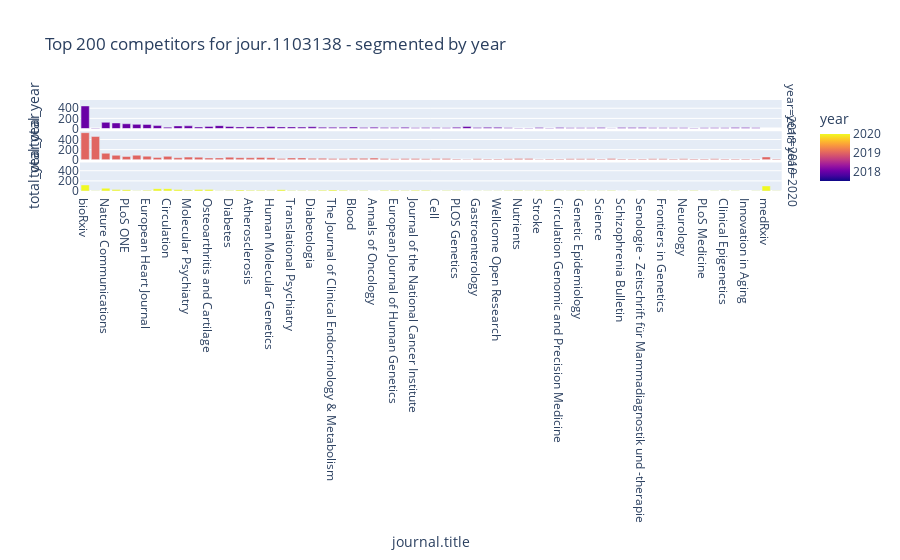

The notebook cell saved with this chart:
### Code cell
threshold = 200
temp = journals.sort_values("year", ascending=True).groupby("year").head(threshold)

px.bar(journals[:threshold], 
       x="journal.title", y="total_year", 
       color="year",
       facet_row="year",
       height=900,
       hover_name="journal.title", 
       hover_data=['journal.id', 'journal.title', 'total' ], 
       title=f"Top {threshold} competitors for {journal_id} - segmented by year")

### Figure 1 — Plotly figure (JSON) as saved in the notebook; plotly's stock layout.template omitted (floating-point values rounded to 4 significant figures; data arrays with more than 128 entries replaced by an {"elided": "..."} marker saying what was removed)
{"data": [{"alignmentgroup": "True", "customdata": {"elided": "66x3 mixed values"}, "hovertemplate": "<b>%{hovertext}</b><br><br>year=%{marker.color}<br>journal.title=%{customdata[1]}<br>total_year=%{y}<br>journal.id=%{customdata[0]}<br>total=%{customdata[2]}<extra></extra>", "hovertext": ["bioRxiv", "European Neuropsychopharmacology", "Nature Communications", "Scientific Reports", "PLoS ONE", "Alzheimer's & Dementia", "European Heart Journal", "International Journal of Cancer", "Circulation", "Biological Psychiatry", "Molecular Psychiatry", "Journal of the American College of Cardiology", "Osteoarthritis and Cartilage", "Journal of Clinical Oncology", "Diabetes", "International Journal of Epidemiology", "Atherosclerosis", "American Journal of Human Genetics", "Human Molecular Genetics", "Cancer Epidemiology Biomarkers & Prevention", "Translational Psychiatry", "SSRN Electronic Journal", "Diabetologia", "Diabetes Care", "The Journal of Clinical Endocrinology & Metabolism", "Journal of the American Heart Association", "Blood", "Psychological Medicine", "Annals of Oncology", "European Journal of Epidemiology", "European Journal of Human Genetics", "BMJ Open", "Journal of the National Cancer Institute", "Nature", "Cell", "American Journal of Clinical Nutrition", "PLOS Genetics", "Geburtshilfe und Frauenheilkunde", "Gastroenterology", "Breast Cancer Research and Treatment", "Wellcome Open Research", "Genetics in Medicine", "Nutrients", "Twin Research and Human Genetics", "Stroke", "The Journals of Gerontology Series A", "Circulation Genomic and Precision Medicine", "International Journal of Obesity", "Genetic Epidemiology", "The BMJ", "Science", "JAMA Network Open", "Schizophrenia Bulletin", "Journal of Hypertension", "Senologie - Zeitschrift für Mammadiagnostik und -therapie", "Neurobiology of Aging", "Frontiers in Genetics", "British Journal of Cancer", "Neurology", "Journal of Affective Disorders", "PLoS Medicine", "Heart", "Clinical Epigenetics", "International Journal of Cardiology", "Innovation in Aging", "Breast Cancer Research"], "legendgroup": "", "marker": {"color": [2018, 2018, 2018, 2018, 2018, 2018, 2018, 2018, 2018, 2018, 2018, 2018, 2018, 2018, 2018, 2018, 2018, 2018, 2018, 2018, 2018, 2018, 2018, 2018, 2018, 2018, 2018, 2018, 2018, 2018, 2018, 2018, 2018, 2018, 2018, 2018, 2018, 2018, 2018, 2018, 2018, 2018, 2018, 2018, 2018, 2018, 2018, 2018, 2018, 2018, 2018, 2018, 2018, 2018, 2018, 2018, 2018, 2018, 2018, 2018, 2018, 2018, 2018, 2018, 2018, 2018], "coloraxis": "coloraxis"}, "name": "", "offsetgroup": "", "orientation": "v", "showlegend": false, "textposition": "auto", "type": "bar", "x": ["bioRxiv", "European Neuropsychopharmacology", "Nature Communications", "Scientific Reports", "PLoS ONE", "Alzheimer's & Dementia", "European Heart Journal", "International Journal of Cancer", "Circulation", "Biological Psychiatry", "Molecular Psychiatry", "Journal of the American College of Cardiology", "Osteoarthritis and Cartilage", "Journal of Clinical Oncology", "Diabetes", "International Journal of Epidemiology", "Atherosclerosis", "American Journal of Human Genetics", "Human Molecular Genetics", "Cancer Epidemiology Biomarkers & Prevention", "Translational Psychiatry", "SSRN Electronic Journal", "Diabetologia", "Diabetes Care", "The Journal of Clinical Endocrinology & Metabolism", "Journal of the American Heart Association", "Blood", "Psychological Medicine", "Annals of Oncology", "European Journal of Epidemiology", "European Journal of Human Genetics", "BMJ Open", "Journal of the National Cancer Institute", "Nature", "Cell", "American Journal of Clinical Nutrition", "PLOS Genetics", "Geburtshilfe und Frauenheilkunde", "Gastroenterology", "Breast Cancer Research and Treatment", "Wellcome Open Research", "Genetics in Medicine", "Nutrients", "Twin Research and Human Genetics", "Stroke", "The Journals of Gerontology Series A", "Circulation Genomic and Precision Medicine", "International Journal of Obesity", "Genetic Epidemiology", "The BMJ", "Science", "JAMA Network Open", "Schizophrenia Bulletin", "Journal of Hypertension", "Senologie - Zeitschrift für Mammadiagnostik und -therapie", "Neurobiology of Aging", "Frontiers in Genetics", "British Journal of Cancer", "Neurology", "Journal of Affective Disorders", "PLoS Medicine", "Heart", "Clinical Epigenetics", "International Journal of Cardiology", "Innovation in Aging", "Breast Cancer Research"], "xaxis": "x3", "y": [446, 8, 122, 110, 94, 82, 81, 58, 27, 52, 53, 30, 42, 57, 40, 32, 37, 31, 39, 32, 32, 28, 34, 26, 25, 26, 31, 22, 26, 22, 18, 23, 13, 20, 21, 14, 24, 38, 19, 23, 23, 13, 11, 11, 21, 11, 22, 16, 15, 16, 21, 4, 21, 21, 22, 14, 13, 16, 14, 12, 17, 13, 16, 18, 18, 13], "yaxis": "y3"}, {"alignmentgroup": "True", "customdata": {"elided": "68x3 mixed values"}, "hovertemplate": "<b>%{hovertext}</b><br><br>year=%{marker.color}<br>journal.title=%{customdata[1]}<br>total_year=%{y}<br>journal.id=%{customdata[0]}<br>total=%{customdata[2]}<extra></extra>", "hovertext": ["bioRxiv", "European Neuropsychopharmacology", "Nature Communications", "Scientific Reports", "PLoS ONE", "Alzheimer's & Dementia", "European Heart Journal", "medRxiv", "International Journal of Cancer", "Circulation", "Biological Psychiatry", "Molecular Psychiatry", "Journal of the American College of Cardiology", "Osteoarthritis and Cartilage", "Journal of Clinical Oncology", "Diabetes", "International Journal of Epidemiology", "American Journal of Human Genetics", "Atherosclerosis", "Human Molecular Genetics", "Cancer Epidemiology Biomarkers & Prevention", "Translational Psychiatry", "SSRN Electronic Journal", "Diabetologia", "Diabetes Care", "The Journal of Clinical Endocrinology & Metabolism", "Journal of the American Heart Association", "Blood", "Psychological Medicine", "Annals of Oncology", "European Journal of Epidemiology", "BMJ Open", "European Journal of Human Genetics", "Nature", "Journal of the National Cancer Institute", "Cell", "American Journal of Clinical Nutrition", "PLOS Genetics", "Geburtshilfe und Frauenheilkunde", "Gastroenterology", "Breast Cancer Research and Treatment", "Wellcome Open Research", "Nutrients", "Genetics in Medicine", "Genetic Epidemiology", "International Journal of Obesity", "Circulation Genomic and Precision Medicine", "The Journals of Gerontology Series A", "Twin Research and Human Genetics", "Stroke", "The BMJ", "Science", "JAMA Network Open", "Schizophrenia Bulletin", "Senologie - Zeitschrift für Mammadiagnostik und -therapie", "Journal of Hypertension", "British Journal of Cancer", "Neurobiology of Aging", "Frontiers in Genetics", "Neurology", "PLoS Medicine", "Clinical Epigenetics", "Journal of Affective Disorders", "Heart", "International Journal of Cardiology", "Schizophrenia Research", "Breast Cancer Research", "Innovation in Aging"], "legendgroup": "", "marker": {"color": [2019, 2019, 2019, 2019, 2019, 2019, 2019, 2019, 2019, 2019, 2019, 2019, 2019, 2019, 2019, 2019, 2019, 2019, 2019, 2019, 2019, 2019, 2019, 2019, 2019, 2019, 2019, 2019, 2019, 2019, 2019, 2019, 2019, 2019, 2019, 2019, 2019, 2019, 2019, 2019, 2019, 2019, 2019, 2019, 2019, 2019, 2019, 2019, 2019, 2019, 2019, 2019, 2019, 2019, 2019, 2019, 2019, 2019, 2019, 2019, 2019, 2019, 2019, 2019, 2019, 2019, 2019, 2019], "coloraxis": "coloraxis"}, "name": "", "offsetgroup": "", "orientation": "v", "showlegend": false, "textposition": "auto", "type": "bar", "x": ["bioRxiv", "European Neuropsychopharmacology", "Nature Communications", "Scientific Reports", "PLoS ONE", "Alzheimer's & Dementia", "European Heart Journal", "medRxiv", "International Journal of Cancer", "Circulation", "Biological Psychiatry", "Molecular Psychiatry", "Journal of the American College of Cardiology", "Osteoarthritis and Cartilage", "Journal of Clinical Oncology", "Diabetes", "International Journal of Epidemiology", "American Journal of Human Genetics", "Atherosclerosis", "Human Molecular Genetics", "Cancer Epidemiology Biomarkers & Prevention", "Translational Psychiatry", "SSRN Electronic Journal", "Diabetologia", "Diabetes Care", "The Journal of Clinical Endocrinology & Metabolism", "Journal of the American Heart Association", "Blood", "Psychological Medicine", "Annals of Oncology", "European Journal of Epidemiology", "BMJ Open", "European Journal of Human Genetics", "Nature", "Journal of the National Cancer Institute", "Cell", "American Journal of Clinical Nutrition", "PLOS Genetics", "Geburtshilfe und Frauenheilkunde", "Gastroenterology", "Breast Cancer Research and Treatment", "Wellcome Open Research", "Nutrients", "Genetics in Medicine", "Genetic Epidemiology", "International Journal of Obesity", "Circulation Genomic and Precision Medicine", "The Journals of Gerontology Series A", "Twin Research and Human Genetics", "Stroke", "The BMJ", "Science", "JAMA Network Open", "Schizophrenia Bulletin", "Senologie - Zeitschrift für Mammadiagnostik und -therapie", "Journal of Hypertension", "British Journal of Cancer", "Neurobiology of Aging", "Frontiers in Genetics", "Neurology", "PLoS Medicine", "Clinical Epigenetics", "Journal of Affective Disorders", "Heart", "International Journal of Cardiology", "Schizophrenia Research", "Breast Cancer Research", "Innovation in Aging"], "xaxis": "x2", "y": [535, 460, 128, 88, 65, 90, 70, 56, 46, 67, 40, 52, 51, 35, 37, 51, 41, 46, 40, 40, 26, 36, 37, 28, 29, 24, 25, 29, 28, 33, 25, 25, 22, 21, 26, 23, 23, 15, 8, 19, 15, 17, 23, 20, 18, 18, 14, 17, 27, 10, 18, 14, 24, 16, 16, 14, 14, 18, 18, 18, 17, 16, 16, 18, 14, 15, 17, 17], "yaxis": "y2"}, {"alignmentgroup": "True", "customdata": {"elided": "66x3 mixed values"}, "hovertemplate": "<b>%{hovertext}</b><br><br>year=%{marker.color}<br>journal.title=%{customdata[1]}<br>total_year=%{y}<br>journal.id=%{customdata[0]}<br>total=%{customdata[2]}<extra></extra>", "hovertext": ["bioRxiv", "European Neuropsychopharmacology", "Nature Communications", "Scientific Reports", "PLoS ONE", "Alzheimer's & Dementia", "European Heart Journal", "medRxiv", "International Journal of Cancer", "Circulation", "Biological Psychiatry", "Molecular Psychiatry", "Journal of the American College of Cardiology", "Osteoarthritis and Cartilage", "Journal of Clinical Oncology", "Diabetes", "International Journal of Epidemiology", "American Journal of Human Genetics", "Atherosclerosis", "Human Molecular Genetics", "Cancer Epidemiology Biomarkers & Prevention", "Translational Psychiatry", "SSRN Electronic Journal", "Diabetologia", "Diabetes Care", "The Journal of Clinical Endocrinology & Metabolism", "Journal of the American Heart Association", "Blood", "Psychological Medicine", "Annals of Oncology", "European Journal of Epidemiology", "BMJ Open", "European Journal of Human Genetics", "Nature", "Journal of the National Cancer Institute", "Cell", "American Journal of Clinical Nutrition", "PLOS Genetics", "Geburtshilfe und Frauenheilkunde", "Gastroenterology", "Breast Cancer Research and Treatment", "Wellcome Open Research", "Genetics in Medicine", "Nutrients", "The Journals of Gerontology Series A", "Genetic Epidemiology", "Twin Research and Human Genetics", "International Journal of Obesity", "Stroke", "Circulation Genomic and Precision Medicine", "Science", "The BMJ", "JAMA Network Open", "Journal of Hypertension", "Schizophrenia Bulletin", "Neurology", "Frontiers in Genetics", "British Journal of Cancer", "Neurobiology of Aging", "Clinical Epigenetics", "Heart", "Journal of Affective Disorders", "PLoS Medicine", "Schizophrenia Research", "Breast Cancer Research", "International Journal of Cardiology"], "legendgroup": "", "marker": {"color": [2020, 2020, 2020, 2020, 2020, 2020, 2020, 2020, 2020, 2020, 2020, 2020, 2020, 2020, 2020, 2020, 2020, 2020, 2020, 2020, 2020, 2020, 2020, 2020, 2020, 2020, 2020, 2020, 2020, 2020, 2020, 2020, 2020, 2020, 2020, 2020, 2020, 2020, 2020, 2020, 2020, 2020, 2020, 2020, 2020, 2020, 2020, 2020, 2020, 2020, 2020, 2020, 2020, 2020, 2020, 2020, 2020, 2020, 2020, 2020, 2020, 2020, 2020, 2020, 2020, 2020], "coloraxis": "coloraxis"}, "name": "", "offsetgroup": "", "orientation": "v", "showlegend": false, "textposition": "auto", "type": "bar", "x": ["bioRxiv", "European Neuropsychopharmacology", "Nature Communications", "Scientific Reports", "PLoS ONE", "Alzheimer's & Dementia", "European Heart Journal", "medRxiv", "International Journal of Cancer", "Circulation", "Biological Psychiatry", "Molecular Psychiatry", "Journal of the American College of Cardiology", "Osteoarthritis and Cartilage", "Journal of Clinical Oncology", "Diabetes", "International Journal of Epidemiology", "American Journal of Human Genetics", "Atherosclerosis", "Human Molecular Genetics", "Cancer Epidemiology Biomarkers & Prevention", "Translational Psychiatry", "SSRN Electronic Journal", "Diabetologia", "Diabetes Care", "The Journal of Clinical Endocrinology & Metabolism", "Journal of the American Heart Association", "Blood", "Psychological Medicine", "Annals of Oncology", "European Journal of Epidemiology", "BMJ Open", "European Journal of Human Genetics", "Nature", "Journal of the National Cancer Institute", "Cell", "American Journal of Clinical Nutrition", "PLOS Genetics", "Geburtshilfe und Frauenheilkunde", "Gastroenterology", "Breast Cancer Research and Treatment", "Wellcome Open Research", "Genetics in Medicine", "Nutrients", "The Journals of Gerontology Series A", "Genetic Epidemiology", "Twin Research and Human Genetics", "International Journal of Obesity", "Stroke", "Circulation Genomic and Precision Medicine", "Science", "The BMJ", "JAMA Network Open", "Journal of Hypertension", "Schizophrenia Bulletin", "Neurology", "Frontiers in Genetics", "British Journal of Cancer", "Neurobiology of Aging", "Clinical Epigenetics", "Heart", "Journal of Affective Disorders", "PLoS Medicine", "Schizophrenia Research", "Breast Cancer Research", "International Journal of Cardiology"], "xaxis": "x", "y": [120, 4, 55, 28, 27, 4, 15, 100, 46, 46, 30, 17, 31, 31, 6, 8, 21, 13, 13, 8, 27, 12, 10, 12, 17, 22, 13, 4, 12, 2, 13, 8, 16, 14, 16, 6, 11, 9, 1, 7, 5, 3, 9, 8, 13, 8, 3, 7, 10, 5, 5, 6, 11, 3, 1, 5, 6, 7, 5, 4, 5, 8, 2, 6, 5, 3], "yaxis": "y"}], "layout": {"annotations": [{"font": {}, "showarrow": false, "text": "year=2020", "textangle": 90, "x": 0.98, "xanchor": "left", "xref": "paper", "y": 0.1567, "yanchor": "middle", "yref": "paper"}, {"font": {}, "showarrow": false, "text": "year=2019", "textangle": 90, "x": 0.98, "xanchor": "left", "xref": "paper", "y": 0.5, "yanchor": "middle", "yref": "paper"}, {"font": {}, "showarrow": false, "text": "year=2018", "textangle": 90, "x": 0.98, "xanchor": "left", "xref": "paper", "y": 0.8433, "yanchor": "middle", "yref": "paper"}], "autosize": true, "barmode": "relative", "coloraxis": {"colorbar": {"title": {"text": "year"}}, "colorscale": [[0, "#0d0887"], [0.1111, "#46039f"], [0.2222, "#7201a8"], [0.3333, "#9c179e"], [0.4444, "#bd3786"], [0.5556, "#d8576b"], [0.6667, "#ed7953"], [0.7778, "#fb9f3a"], [0.8889, "#fdca26"], [1, "#f0f921"]]}, "legend": {"tracegroupgap": 0}, "title": {"text": "Top 200 competitors for jour.1103138 - segmented by year"}, "xaxis": {"anchor": "y", "autorange": true, "domain": [0, 0.98], "range": [-0.5, 67.5], "title": {"text": "journal.title"}, "type": "category"}, "xaxis2": {"anchor": "y2", "autorange": true, "domain": [0, 0.98], "matches": "x", "range": [-0.5, 67.5], "showticklabels": false, "type": "category"}, "xaxis3": {"anchor": "y3", "autorange": true, "domain": [0, 0.98], "matches": "x", "range": [-0.5, 67.5], "showticklabels": false, "type": "category"}, "yaxis": {"anchor": "x", "autorange": true, "domain": [0, 0.3133], "range": [0, 563.2], "title": {"text": "total_year"}, "type": "linear"}, "yaxis2": {"anchor": "x2", "autorange": true, "domain": [0.3433, 0.6567], "matches": "y", "range": [0, 563.2], "title": {"text": "total_year"}, "type": "linear"}, "yaxis3": {"anchor": "x3", "autorange": true, "domain": [0.6867, 1.0], "matches": "y", "range": [0, 563.2], "title": {"text": "total_year"}, "type": "linear"}}}
